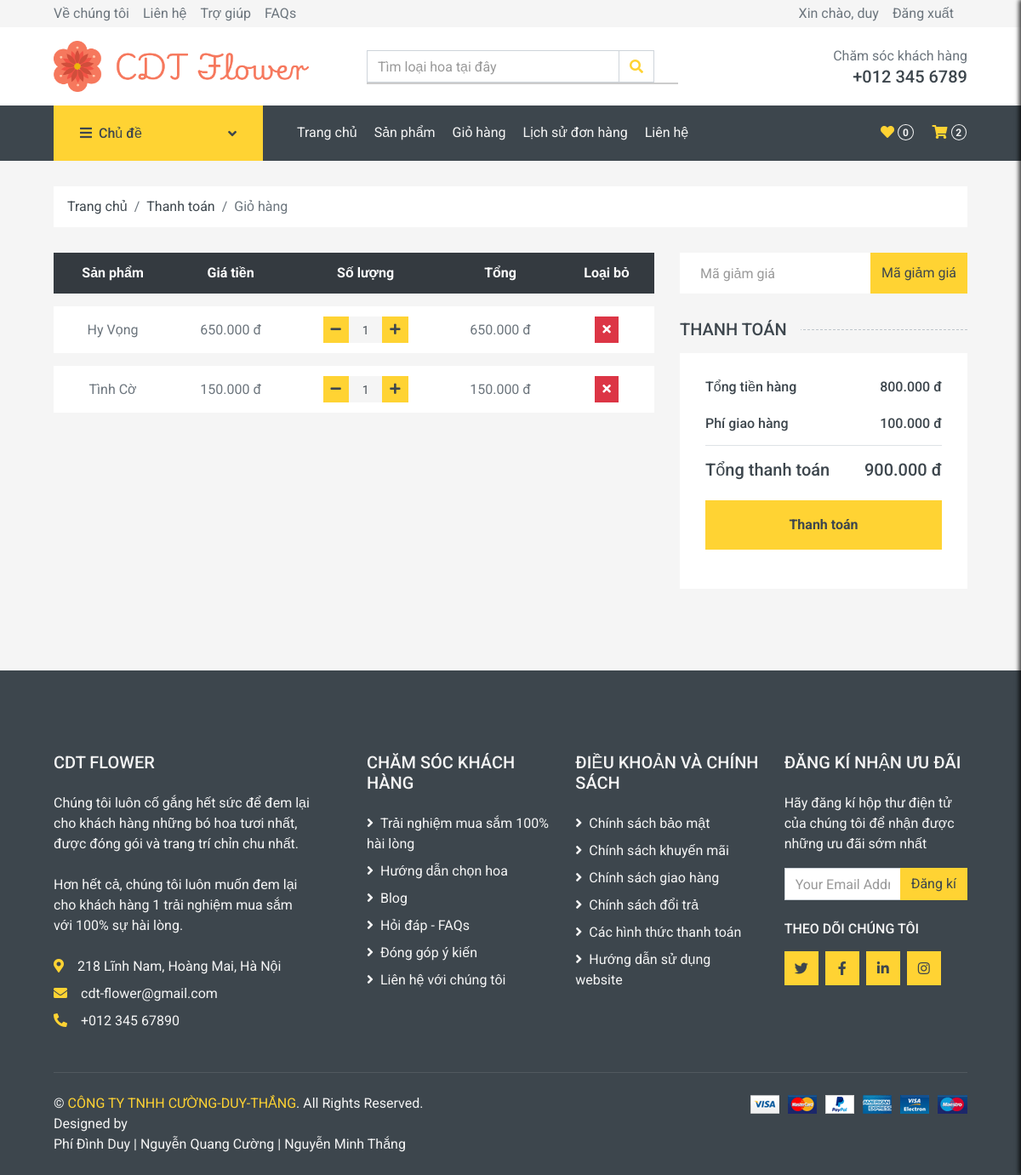
Page /cart.php (signed in) on the earlier database version.
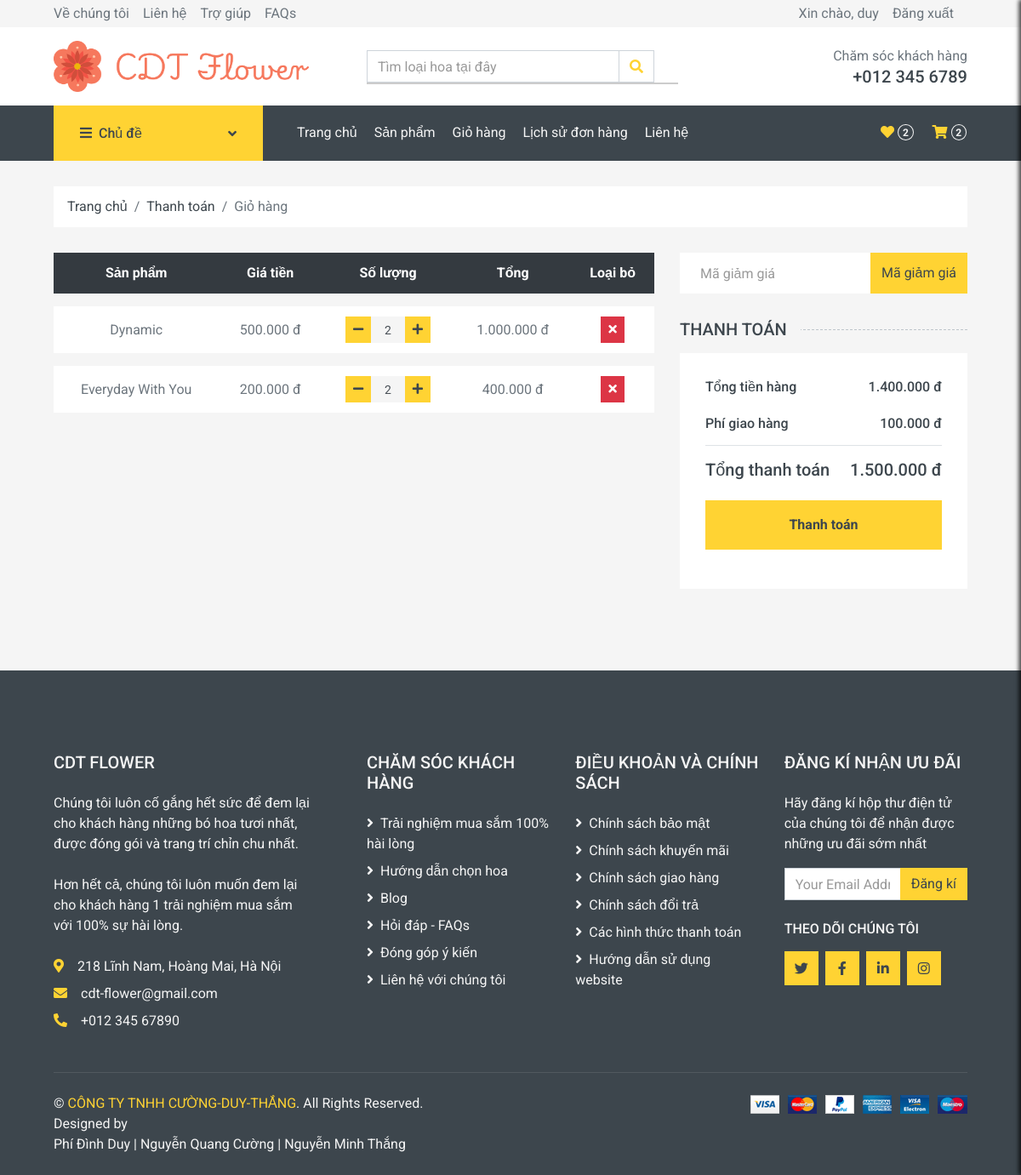
Same page on the later database version.
### tables this page shows
CREATE TABLE `chitietdonhang` (
  `MaChiTietDonHang` int(11) NOT NULL,
  `MaDonHang` int(11) NOT NULL,
  `MaSanPham` int(11) NOT NULL,
  `SoLuong` int(11) NOT NULL,
  `Gia` decimal(10,0) NOT NULL
);

CREATE TABLE `sanpham` (
  `MaSanPham` int(11) NOT NULL,
  `TenSanPham` varchar(200) NOT NULL,
  `MaDanhMuc` int(11) NOT NULL,
  `Mau` varchar(50) NOT NULL,
  `MoTa` text NOT NULL,
  `Gia` decimal(10,0) NOT NULL,
  `HinhAnh` varchar(200) NOT NULL,
  `TonKho` int(11) NOT NULL,
  `GiamGia` int(11) NOT NULL
);

### cart.php (the view, shortened to what the rows shown need)
<!DOCTYPE html>
<html lang="en">
<head>
    <link href="https://cdnjs.cloudflare.com/ajax/libs/font-awesome/5.10.0/css/all.min.css" rel="stylesheet">
    <link href="lib/animate/animate.min.css" rel="stylesheet">
    <link href="lib/owlcarousel/assets/owl.carousel.min.css" rel="stylesheet">
    <link href="css/style.css" rel="stylesheet">
</head>
<body>
    <?php require_once ('header.php');?>
    <div class="container-fluid">
        <div class="row px-xl-5">
            <div class="col-lg-8 table-responsive mb-5">
                <table class="table table-light table-borderless table-hover text-center mb-0">
                    <thead class="thead-dark">
                        <tr>
                            <th>Sản phẩm</th>
                            <th>Giá tiền</th>
                            <th>Số lượng</th>
                            <th>Tổng</th>
                            <th>Loại bỏ</th>
                        </tr>
                    </thead>
                    <tbody class="align-middle">
                        <?php
                        require_once("database/db_connect.php");
                        if (isset($_SESSION['makhachhang'])) {
                            $Ma_KH = $_SESSION['makhachhang'];
                        } else {
                            $Ma_KH = "100";
                        }
                        $sql = "SELECT c.MaSanPham, s.TenSanPham, c.Gia, c.SoLuong
                        FROM chitietdonhang AS c
                        JOIN sanpham AS s ON c.MaSanPham = s.MaSanPham
                        JOIN donhang AS d ON c.MaDonHang = d.MaDonHang
                        WHERE d.MaKhachHang = '$Ma_KH' AND d.TrangThai = 0";
                                $result = mysqli_query($conn, $sql);
                                if (mysqli_num_rows($result) > 0) {
                                    while ($row = mysqli_fetch_assoc($result)) {
                                        echo "<tr>";
                                        echo "<td class='align-middle'>{$row['TenSanPham']}</td>";
                                        echo "<td class='align-middle'>" . number_format($row['Gia'], 0, ',', '.') . " đ</td>";
                                        echo "<td class='align-middle'>
                                        <div class='input-group quantity mx-auto' style='width: 100px;'>
                                        <div class='input-group-btn'>
                                        <button class='btn btn-sm btn-primary btn-minus' onclick='updateQuantity(\"minus\", {$row['MaSanPham']})'>
                                        <i class='fa fa-minus'></i>
                                        </button>
                                        </div>
                                        <input type='text' id='quantity_{$row['MaSanPham']}' class='form-control form-control-sm bg-secondary border-0 text-center' value='{$row['SoLuong']}' readonly>
                                        <div class='input-group-btn'>
                                        <button class='btn btn-sm btn-primary btn-plus' onclick='updateQuantity(\"plus\", {$row['MaSanPham']})'>
                                        <i class='fa fa-plus'></i>
                                        </button>
                                        </div>
                                        </div>
                                        </td>";
                                        echo "<td class='align-middle'>" . number_format($row['Gia'] * $row['SoLuong'], 0, ',', '.') . " đ</td>";
                                        echo "<td class='align-middle'>
                                                <button class='btn btn-sm btn-danger' onclick='removeFromCart({$row['MaSanPham']})'>
                                                    <i class='fa fa-times'></i>
                                                </button>
                                              </td>";
                                        echo "</tr>";
                                    }
                                } else {
                                    echo "<tr><td colspan='5'>Giỏ hàng trống</td></tr>";
                                }
                        ?>
                    </tbody>
                </table>
            </div>
        </div>
    </div>
    </body>
    </html>

Differences in the rows shown:
removed chitietdonhang: sanpham.TenSanPham "Hy Vọng", Gia "650.000", SoLuong "1", $row['Gia'] * $row['SoLuong'] "650.000"
removed chitietdonhang: sanpham.TenSanPham "Tình Cờ", Gia "150.000", SoLuong "1", $row['Gia'] * $row['SoLuong'] "150.000"
added chitietdonhang: MaSanPham.TenSanPham "Dynamic", Gia "500.000", SoLuong "2", $row['Gia'] * $row['SoLuong'] "1.000.000"
added chitietdonhang: MaSanPham.TenSanPham "Everyday With You", Gia "200.000", SoLuong "2", $row['Gia'] * $row['SoLuong'] "400.000"
Other differences:
$tong_so_luong: "0" → "2"
$totalAmount: "800.000" → "1.400.000"
$totalPayment: "900.000" → "1.500.000"
